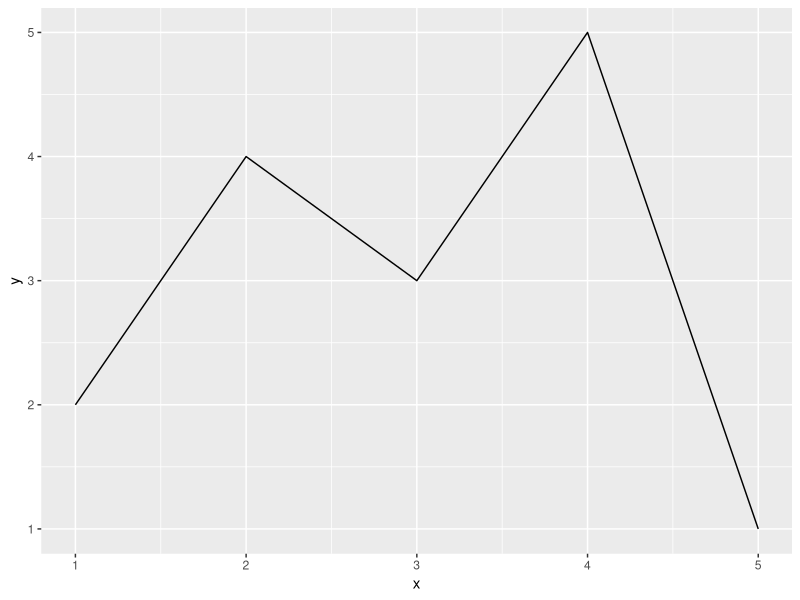
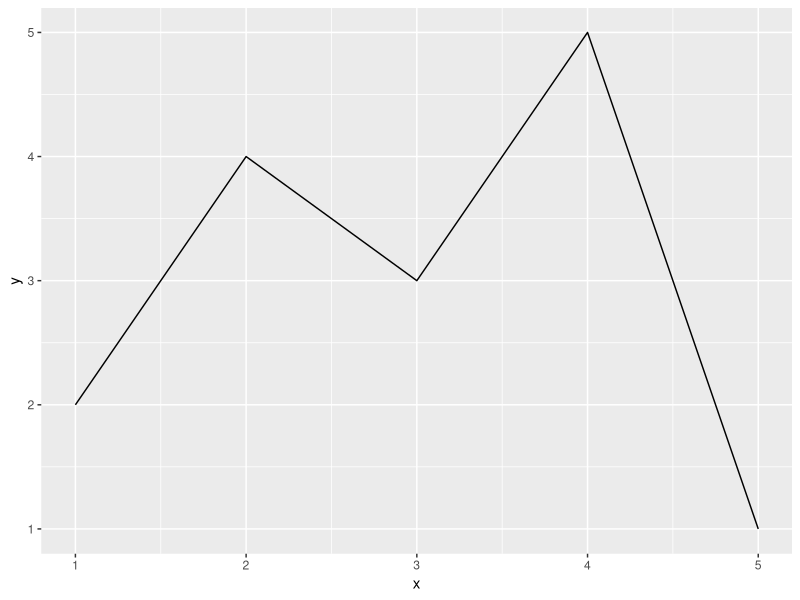

Write R code to recreate these figures, in order.
library(ggplot2)

dados <- data.frame(
  x = c(1, 2, 3, 4, 5),
  y = c(2, 4, 3, 5, 1)
)

ggplot(dados, aes(x, y)) +
  geom_line()

print(ggplot(dados, aes(x, y)) + geom_line())
              